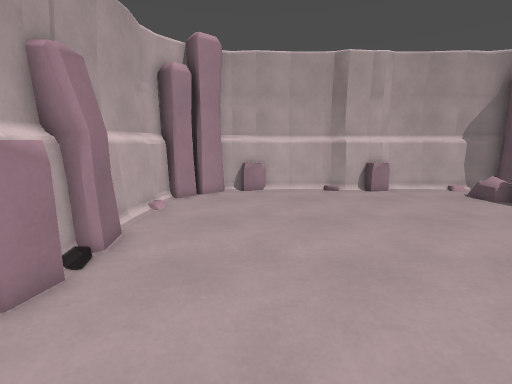
[1] (above)

13 first-person views from a walk through a level from a Godot 3-D game. The camera is 1.4 m above the floor, tilts 10° down and sees 85° across. The floor is counted in squares, 0.5 m on a side. Each view is taken from the middle of a square. On the plan, view 1 faces up. The plan holds only what a view shows up to about 19 squares ahead; the rest is blank. Characters and animated objects are not drawn.

[2]
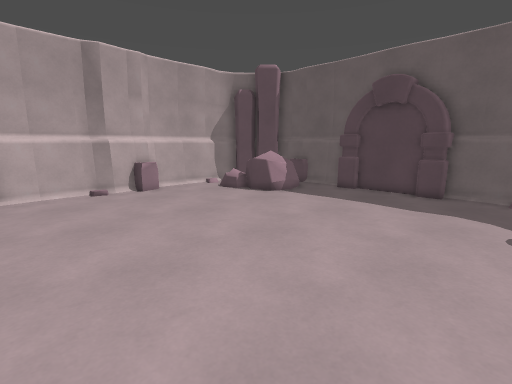

[3]
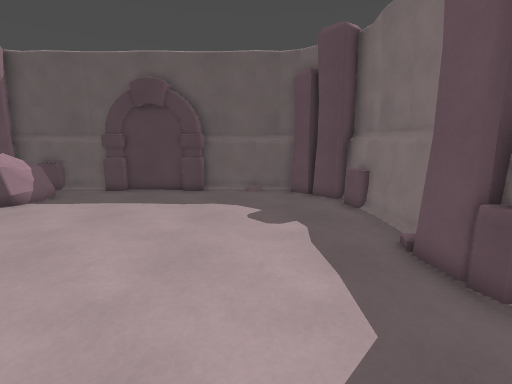

[4]
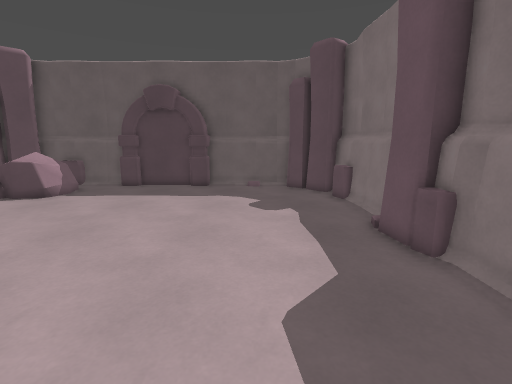

[5]
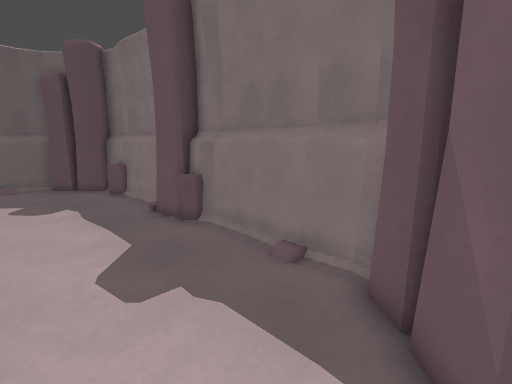

[6]
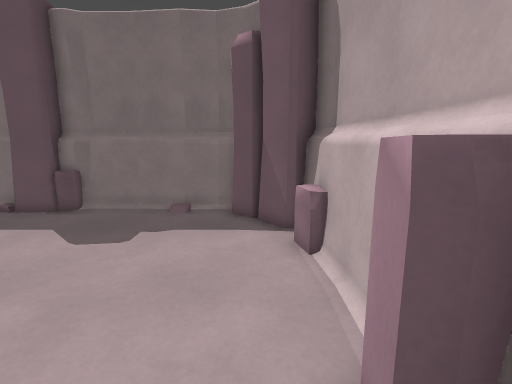

[7]
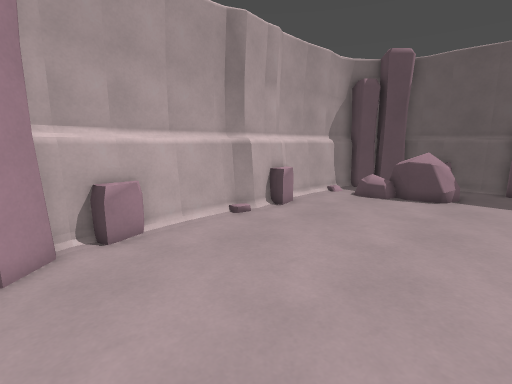

[8]
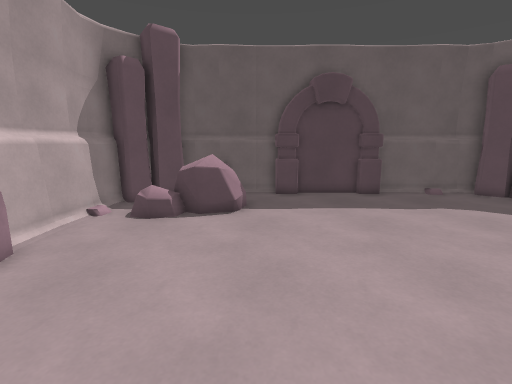

[9]
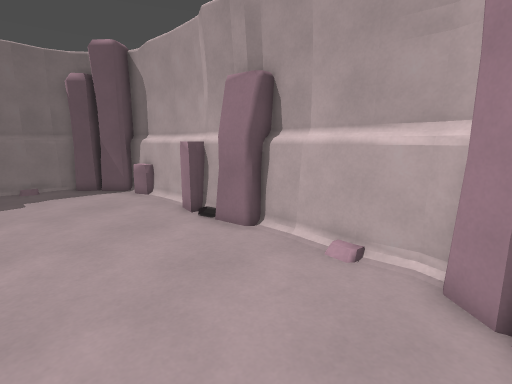

[10]
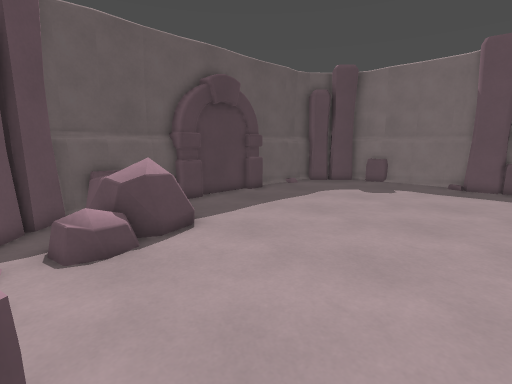

[11]
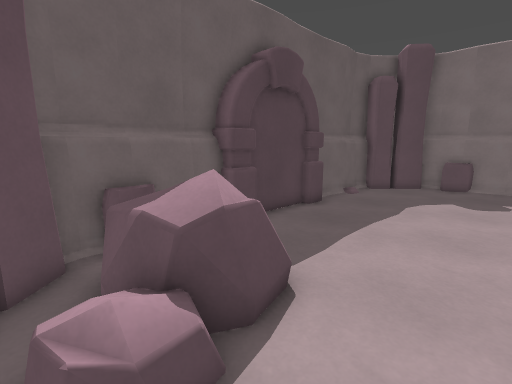

[12]
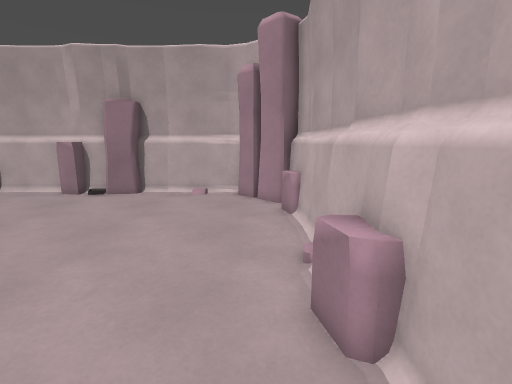

[13]
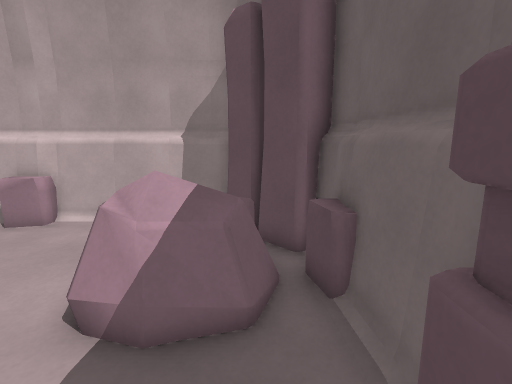

### Floor plan
Key: @ floor where view 1 was taken; # wall or solid block; . floor; = window, fence, low wall or low ledge; R rock.
Columns run from 5 left of view 1 to 17 right of it. Each row starts with its distance up from view 1.
 17   ###################
 16   ##==....====.....###
 15 ###.................###
 14 ##...............  R.##
 13 #................RRRR=#
 12 #................RRRR=#
 11 #................RRRR.#
 10 #.....................#
  9 #....................##
  8 ##...................##
  7 ##...................#
  6  #...................#
  5 ##...................#
  4 ##...................##
  3 #....................##
  2 #.....................#
  1 #.....................#
  0 #=...@................#
 -1 #=....................#
 -2 ##...................##
 -3 ###.................###
 -4   ##.....=###....==###
 -5    ##################

Positions as (right, up) in squares from view 1, and headings:
1: (0, 0), facing up
2: (0, 0), facing up-right
3: (0, 0), facing right
4: (-2, 0), facing right
5: (-4, 1), facing down-right
6: (-3, 7), facing down
7: (-3, 8), facing up-right
8: (1, 10), facing right
9: (2, 15), facing down-left
10: (4, 16), facing down-right
11: (9, 15), facing down-right
12: (11, 15), facing left
13: (15, 7), facing up
